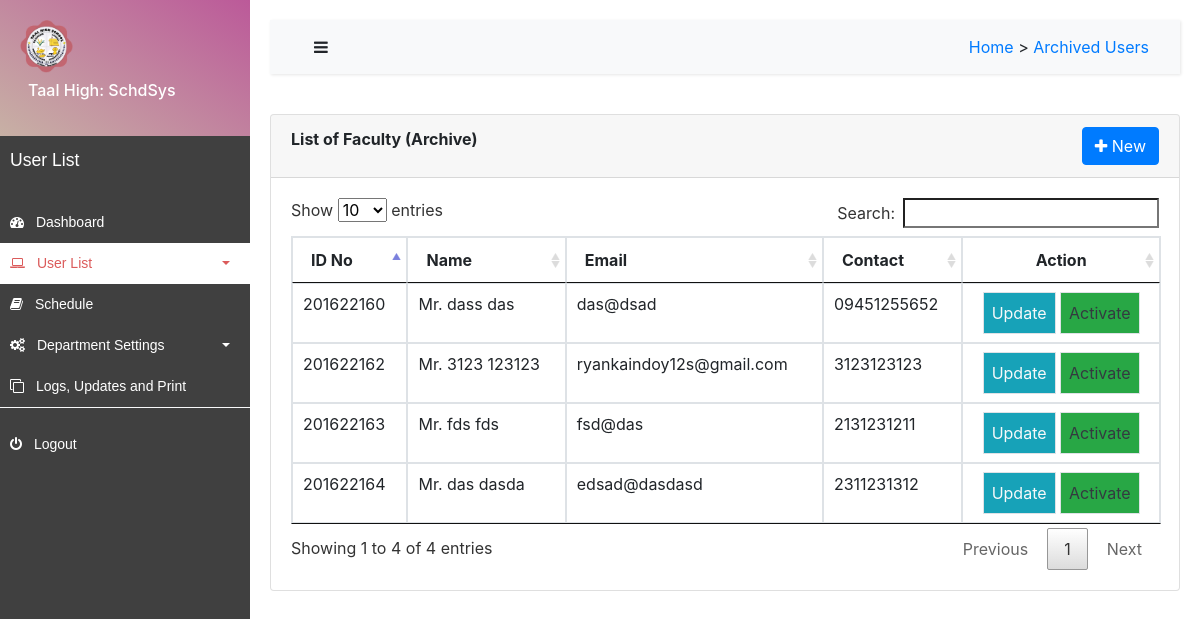
The page /php/admin/user_archive.php on the database its author committed.
### tables this page shows
CREATE TABLE `users` (
  `id` int(11) NOT NULL,
  `title` varchar(50) NOT NULL,
  `first` varchar(50) NOT NULL,
  `last` varchar(50) NOT NULL,
  `email` varchar(50) NOT NULL,
  `contact` varchar(50) NOT NULL,
  `password` varchar(50) NOT NULL,
  `archive` varchar(10) NOT NULL,
  `notify` int(10) NOT NULL,
  `otp` int(10) NOT NULL,
  `verify` int(10) NOT NULL,
  `seconds` int(100) NOT NULL
);

### php/admin/user_archive.php (the view, shortened to what this page needs)
<!DOCTYPE html>
<html lang = en>
<head>
    <link rel='stylesheet' type='text/css' media='screen' href='../../css/index.css'>
    <link rel="stylesheet" href="../../dist/css/bootstrap.min.css">
    <link rel="stylesheet" href="../../dist/font-awesome-4.7.0/css/font-awesome.css">
    <link href="../../dist/DataTables/datatables.min.css" rel="stylesheet">
    <link rel="stylesheet" href="../../dist/toast/jquery.toast.min.css">
    <link rel="stylesheet" href="../../dist/swal/dist/sweetalert2.min.css">
</head>
<body>
<div class="wrapper">
        <nav id="sidebar">
            <div class="sidebar-header">
                <span class="h6 fw-bold">
                    <img src="../../images/logo.png" class = "w-25 ">
                    <label class = "p-2 h-25">Taal High: SchdSys</label>
                </span>
            </div>
            <ul class="list-unstyled components">
                <p>User List</p>
                <li>
                    <a href="dashboard.php">
                        <i class="fa fa-dashboard text-center"></i>
                        <span class="nav-text p-2">
                            Dashboard
                        </span>
                    </a>
                </li>
                <li class="active">
                    <a href="#homeSubmenu" data-toggle="collapse" aria-expanded="false" class="dropdown-toggle"><i class="fa fa-laptop text-center"></i>
                        <span class="nav-text p-2">
                            User List
                        </span>
                    </a>
                </li>
                <li>
                    <a href="schedule.php"><i class="fa fa-book text-center"></i>
                        <span class="nav-text p-2">
                            Schedule
                        </span>
                    </a>
                </li>
                <li>
                    <a href="#pageSubmenu" data-toggle="collapse" aria-expanded="false" class="dropdown-toggle"><i class="fa fa-cogs text-center"></i>
                        <span class="nav-text p-2">
                            Department Settings
                        </span>
                    </a>
                </li>
                <li>
                    <a href="logs.php"><i class="fa fa-clone text-center"></i>
                        <span class="nav-text p-2">
                        Logs, Updates and Print
                        </span>
                    </a>
                </li>
            </ul>
            <ul class="list-unstyled CTAs">
                <li>
                    <a data-toggle="modal" data-target="#close"><i class="fa fa-power-off text-center"></i>
                        <span class="nav-text p-2">
                           Logout
                        </span>
                    </a>
                </li>
            </ul>
        </nav>
        <div id="content">
            <nav class="navbar navbar-expand-lg navbar-light bg-light">
                <div class="container-fluid">
                    <button type="button" id="sidebarCollapse" class="btn btn-light">
                        <i class="fa fa-bars"></i>
                    </button>
                    <div class="row">
                        <div class="col">
                        <a href="dashboard.php" class = "link-primary">Home</span></a> > <a href="user_archive.php" class="link-success">Archived Users</span></a>
                        </div>
                    </div>
                </div>
            </nav>
                <div class="card">
					<div class="card-header">
						<b>List of Faculty (Archive)</b>
						<span class="">
                            <button type="button" class="btn btn-primary float-right" data-toggle="modal" data-target="#modalCreate">
                                <i class="fa fa-plus"></i> New
                            </button>
						</span>
					</div>
					<div class="card-body" style="overflow-y:auto;">
						<table class="table table-bordered table-condensed table-hover">
							<thead>
								<tr>
									<th class="">ID No</th>
									<th class="">Name</th>
									<th class="">Email</th>
									<th class="">Contact</th>
									<th class="text-center">Action</th>
								</tr>
							</thead>
							<tbody>
                                <?php
                                    include '../connect.php';
                                    $sql = "SELECT * from `users` WHERE `archive` = 'YES'";
                                    $result = mysqli_query($con,$sql);
                                    if($result){
                                        while($row = mysqli_fetch_assoc($result)){
                                            $id = $row['id'];
                                            $title = $row['title'];
                                            $first = $row['first'];
                                            $last = $row['last'];
                                            $email = $row['email'];
                                            $contact = $row['contact'];
                                            $full = implode(' ', array($title, $first, $last));
                                            if($id != 12344112){
                                                echo '
                                                    <tr>
                                                        <td>'.$id.'</td>
                                                        <td>'.$full.'</td>
                                                        <td>'.$email.'</td>
                                                        <td>'.$contact.'</td>
                                                        <td class = "text-center">
                                                            <button type="button" class = "ups bg-info p-2 border border-5 text-light" id = "'.$id.'">Update</button>
                                                            <button type="button" class = "mem bg-success p-2 border border-5 text-dark" id = "'.$id.'">Activate</button>
                                                        </td>
                                                    </tr>
                                                ';
                                            }
                                        }
                                    }else{
                                        die("Adding Failed: " . mysqli_error());
                                    }
                                ?>
							</tbody>
						</table>
					</div>
				</div>
        </div>
    </div>
</body>
</html>

### css/index.css (style rules this page uses)
body { font-family: 'Poppins', sans-serif; background: #fafafa; }
.wrapper p { font-family: 'Poppins', sans-serif; font-size: 1.1em; font-weight: 300; line-height: 1.7em; color: #999; }
a, a:hover, a:focus { color: inherit; text-decoration: none; transition: all 0.3s; }
.navbar { padding: 15px 10px; background: #fff; border: none; border-radius: 0; margin-bottom: 40px; box-shadow: 1px 1px 3px rgba(0, 0, 0, 0.1); }
.wrapper { display: flex; width: 100%; align-items: stretch; }
#sidebar { min-width: 250px; max-width: 250px; background: rgb(64, 64, 64); color: #fff; transition: all 0.3s; }
#sidebar .sidebar-header { padding: 20px; background: linear-gradient(212.38deg, rgba(240, 100, 191, 0.7) 0%, rgba(255, 223, 206, 0.71) 100%);; }
#sidebar ul.components { border-bottom: 1px solid #f8f9fa; }
#sidebar ul p { color: #fff; padding: 10px; }
#sidebar ul li a { padding: 10px; font-size: 1.1em; display: block; color:white; font-family: arial; font-size: 14px; text-decoration:none; }
#sidebar ul li.active>a, a[aria-expanded="true"] { color: rgb(219, 91, 91); background: #ffffff; }
a[data-toggle="collapse"] { position: relative; }
.dropdown-toggle::after { display: block; position: absolute; top: 50%; right: 20px; transform: translateY(-50%); }
#content { width: 100%; padding: 20px; min-height: 100vh; transition: all 0.3s; }

### rows shown on the page
users: id "201622160", full "Mr. dass das", email "das@dsad", contact "09451255652"
users: id "201622162", full "Mr. 3123 123123", email "ryankaindoy12s@gmail.com", contact "3123123123"
users: id "201622163", full "Mr. fds fds", email "fsd@das", contact "2131231211"
users: id "201622164", full "Mr. das dasda", email "edsad@dasdasd", contact "2311231312"
